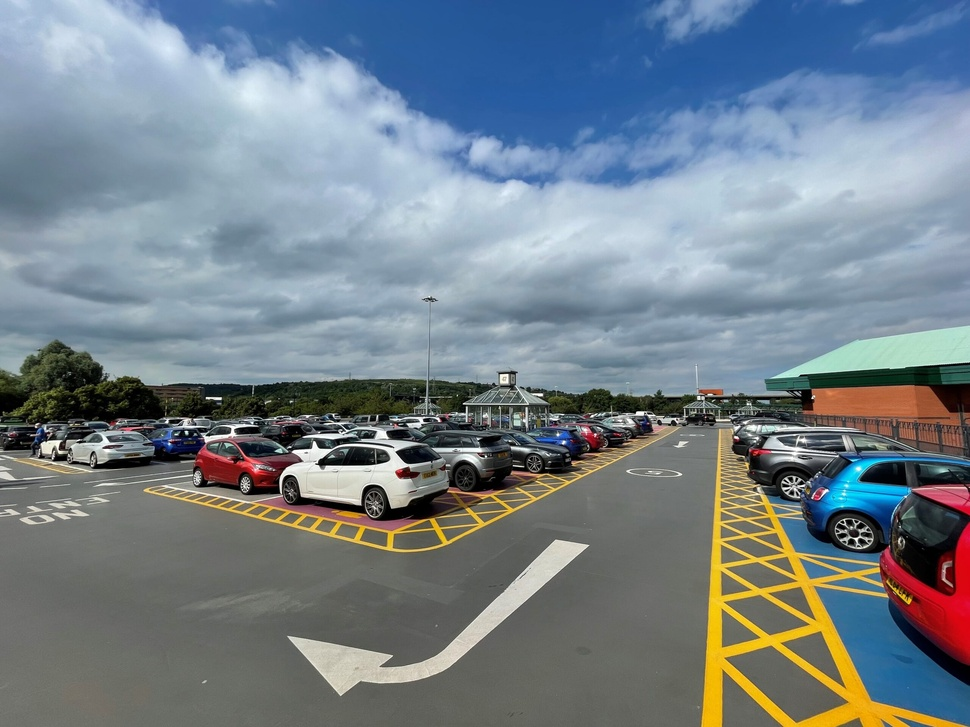
#> input picture MH1-scaled.jpg, 970 x 727 px, shrunk from 2560 x 1920 before the run, given in place of input.png, which was not available
$ python draft.py
#> lines starting #> are read from the running program, lines starting #| are printed output that depends on the picture; pictures that were not available may be replaced by others from this repository, and a replacement may not be noted
"""last e video demonstration in presentation
#presentation less words,more talk

#each procedure gula je gula apply krso oigular output

#report should be more descriptive,as no chance for questions
#introduction,methodolyg,chobi die bhorle hobe na
#presentation stag e na ,normally"""

import cv2
import numpy as np
import math


img = cv2.imread('input.png', cv2.IMREAD_GRAYSCALE)
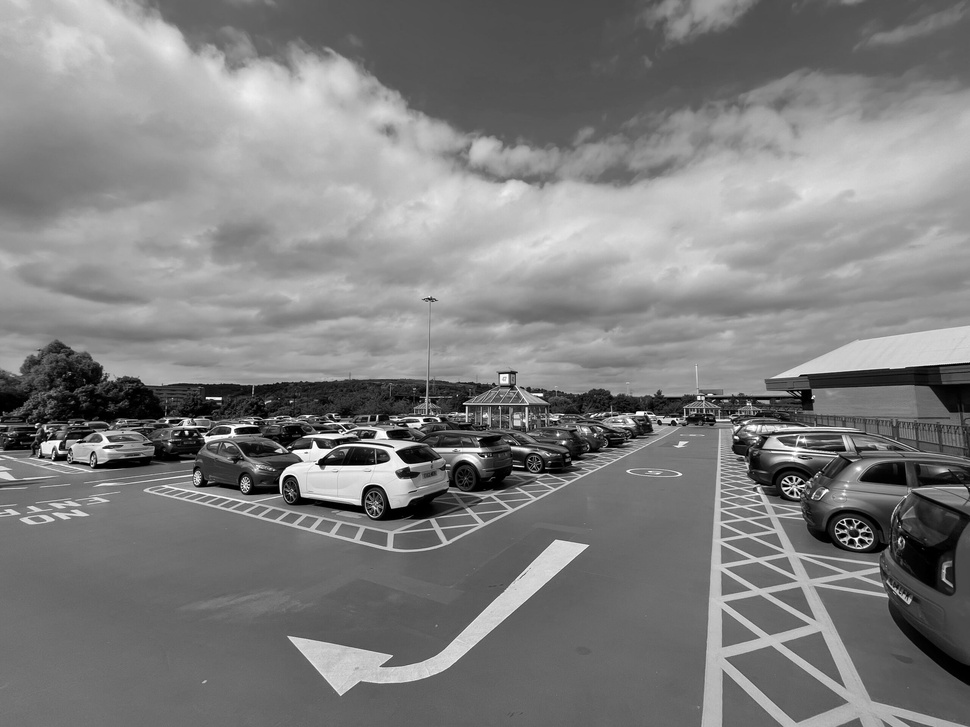
#> img: shape (727, 970); min 0, max 255, mean 126.9

image_h = img.shape[0]
#> image_h = 727
image_w = img.shape[1]
#> image_w = 970
kernel_size = int(input('size: '))
#> the answer given: 100

padding_x = (kernel_size - 1)//2
padding_y = (kernel_size - 1)//2

img = cv2.copyMakeBorder(img, padding_y, padding_y, padding_x, padding_x, cv2.BORDER_CONSTANT)
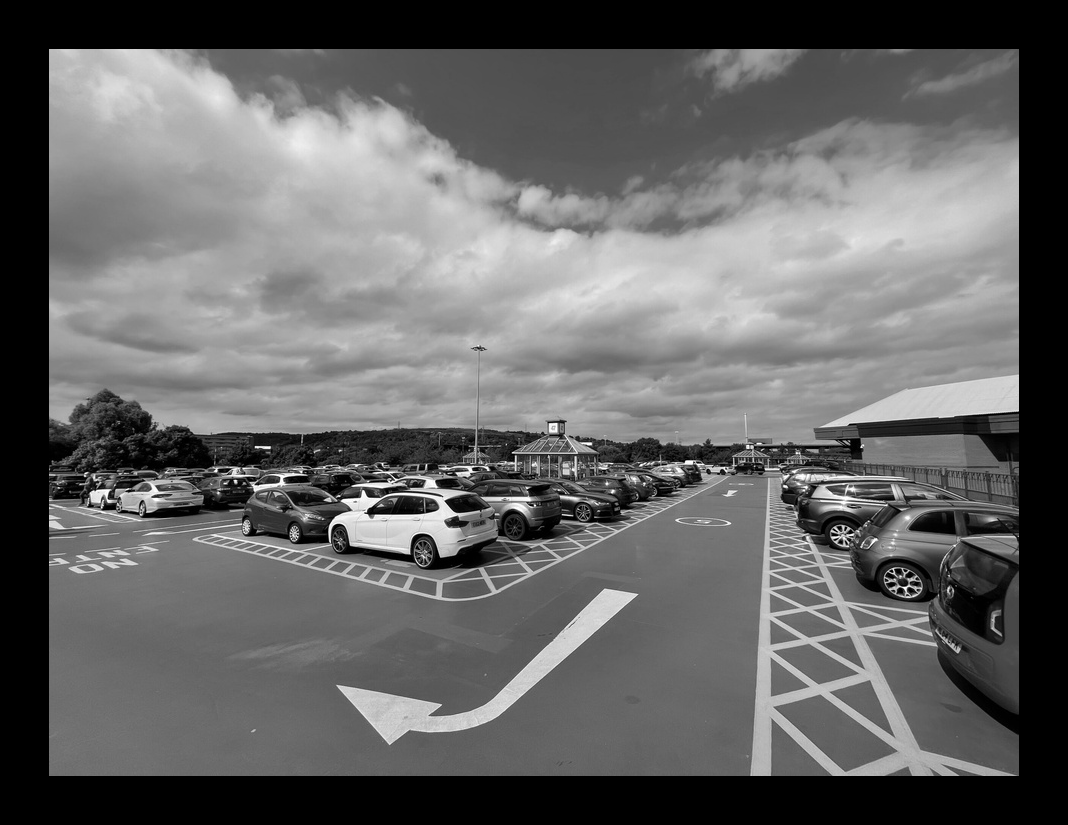
#> img: shape (825, 1068); min 0, max 255, mean 101.6

output_image_h = image_h + kernel_size - 1
#> output_image_h = 826
output_image_w = image_w + kernel_size - 1
#> output_image_w = 1069

median_output = np.zeros((output_image_h,output_image_w))
median = (kernel_size*kernel_size)//2
for x in range(padding_x, output_image_h-padding_x):
    for y in range(padding_y, output_image_w-padding_y):
        temp = []
        for i in range(-padding_x, padding_x+1):
            for j in range(-padding_y, padding_y+1):
#> (the run stopped early here; a loop or call above may not have finished)
